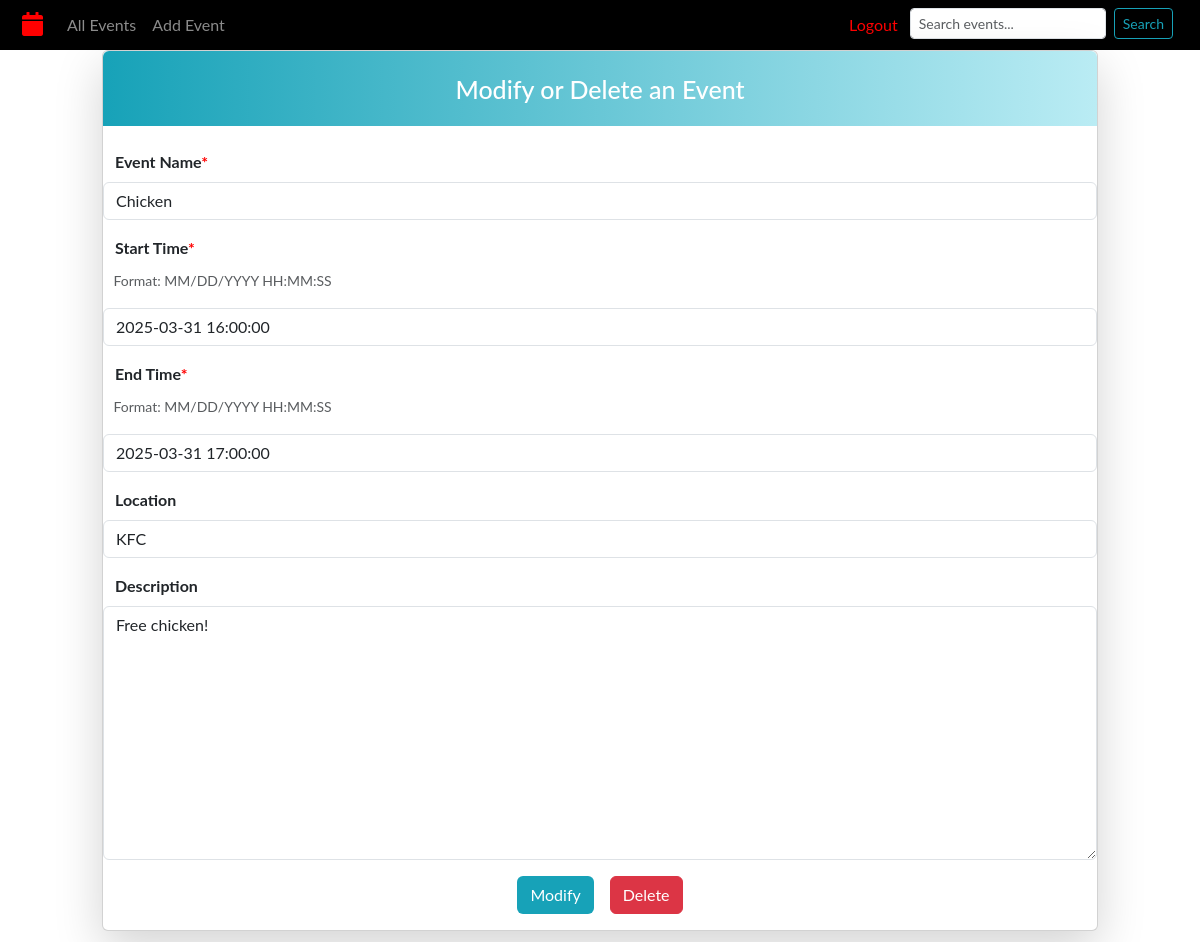
The page /edit/4/ (signed in) on the database its author committed.
### eventcalendar/models.py (models this page shows, shortened)
class Event(models.Model):
    user = models.ForeignKey(User, on_delete = models.CASCADE, null = True, blank = True, related_name = 'events') # ForeignKey to User model to link events to their respective users
    name = models.CharField('Event Name', max_length = 100)
    start_time = models.DateTimeField('Start Time', help_text = 'Start time of the event. Format: MM/DD/YYYY HH:MM:SS')
    end_time = models.DateTimeField('End Time', help_text = 'End time of the event. Format: MM/DD/YYYY HH:MM:SS')
    location = models.CharField('Location', help_text = 'Location of the event.', max_length = 100, blank = True)
    description = models.TextField('Description', blank = True)
    class Meta():
        verbose_name = 'Event Scheduling'
        verbose_name_plural = 'Event Scheduling'

### eventcalendar/views.py (the view)
# urls.py: path('edit/<int:pk>/', views.EventUpdateView.as_view(), name = 'event_edit'), # Edit Event
class EventUpdateView(LoginRequiredMixin, UpdateView):
    model = Event
    form_class = EventForm
    template_name = 'eventcalendar/event_edit.html'
    success_url = reverse_lazy('calendar')

### eventcalendar/forms.py
class EventForm(ModelForm):
    class Meta:
        model = Event
        fields = ['name', 'start_time', 'end_time', 'location', 'description',]

### eventcalendar/templates/eventcalendar/event_edit.html (shortened to what this page needs)
{% extends 'eventcalendar/base.html' %}
{% load widget_tweaks %}
{% block content %}
<div class="row justify-content-center">
  <div class="col-md-10">
  <div class="card mb-4 shadow-lg rounded">
    <div class="text-white text-center rounded-top" style="background: linear-gradient(to right, #17a2b8,rgb(186, 236, 244)); height: 75px; display: flex; align-items: center; justify-content: center;">
      <h1 class="mb-0" style="font-size: 25px;">Modify or Delete an Event</h1>
    </div>
<br/>
<form method="post">
  <div class="mb-3">
    <strong><label for="id_name" class="form-label">&emsp;{{ form.name.label }}<span style="color: red;">*</span></label></strong>
    {{ form.name|add_class:"form-control" }}
  </div>
  <div class="mb-3">
    <strong><label for="id_start_time" class="form-label">&emsp;{{ form.start_time.label }}<span style="color: red;">*</span></label></strong>
    <p class="card-text"><small class="text-muted">&emsp;Format: MM/DD/YYYY HH:MM:SS</small></p>
    {{ form.start_time|add_class:"form-control" }}
  </div>
  <div class="mb-3">
    <strong><label for="id_end_time" class="form-label">&emsp;{{ form.end_time.label }}<span style="color: red;">*</span></label></strong>
    <p class="card-text"><small class="text-muted">&emsp;Format: MM/DD/YYYY HH:MM:SS</small></p>
    {{ form.end_time|add_class:"form-control" }}
  </div>
  <div class="mb-3">
    <strong><label for="id_location" class="form-label">&emsp;{{ form.location.label }}</label></strong>
    {{ form.location|add_class:"form-control" }}
  </div>
  <div class="mb-3">
    <strong><label for="id_description" class="form-label">&emsp;{{ form.description.label }}</label></strong>
    {{ form.description|add_class:"form-control" }}
  </div>
  <div class="d-flex justify-content-center gap-3 mb-3">
    <button type="submit" class="btn" style="background-color: #17a2b8; color: white;">Modify</button></form>
    <form action="{% url 'event_delete' event.id %}" method="get">
    <button type="submit" class="btn btn-danger">Delete</button>
    </form>
  </div>
</div></div></div>
{% endblock %}

### eventcalendar/static/eventcalendar/css/calendar.css (style rules this page uses)
body { font-family: "ptsans", "Lato", "Helvetica Neue", Helvetica, Arial, sans-serif; background-color: #ffffff; color: black; }

### rows shown on the page
Event: name "Chicken", start_time "2025-03-31 16:00:00", end_time "2025-03-31 17:00:00", location "KFC", description "Free chicken!"
